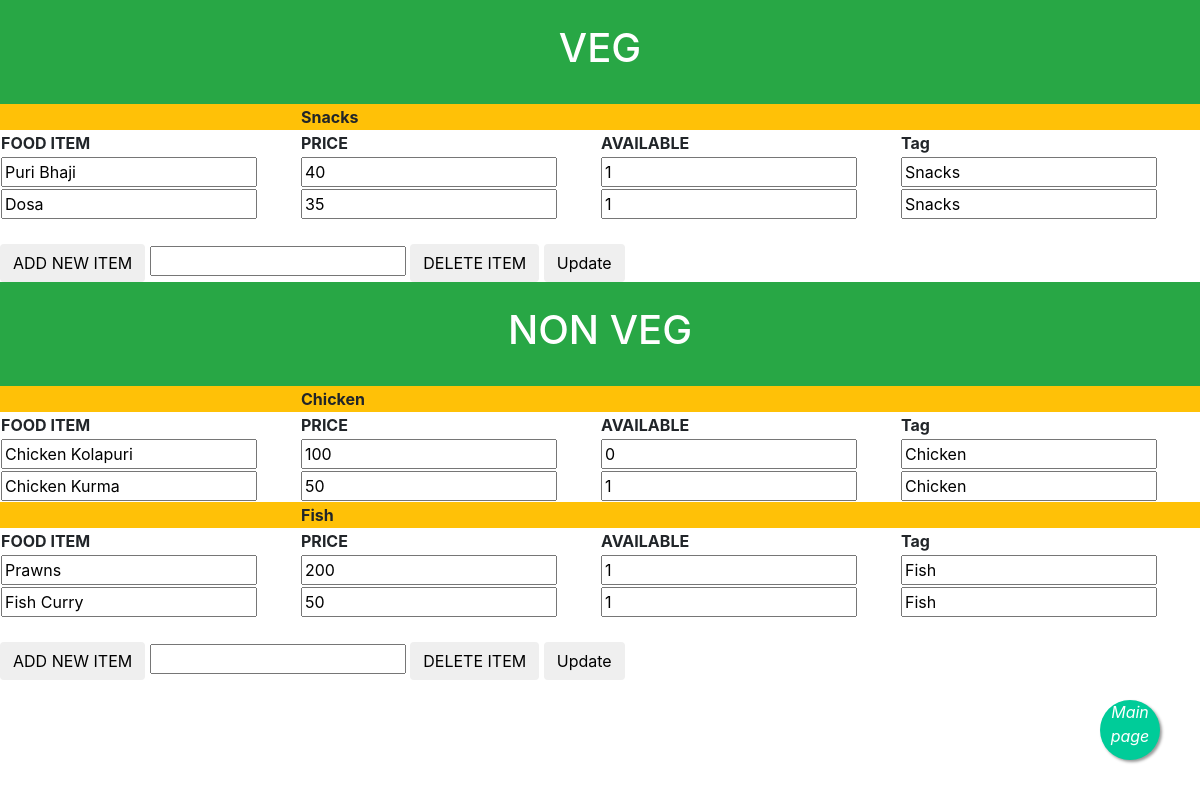
/nightcanteenmenuupdate.php (signed in), run on the app's committed database.
### tables this page shows
CREATE TABLE `night_canteen_veg` (
  `Food` varchar(50) NOT NULL,
  `price` int(4) NOT NULL,
  `availability` int(2) NOT NULL,
  `tag` varchar(50) DEFAULT NULL,
  `idd` int(11) NOT NULL
);

CREATE TABLE `night_canteen_nonveg` (
  `Food` varchar(50) NOT NULL,
  `price` int(4) NOT NULL,
  `availability` int(2) NOT NULL,
  `tag` varchar(50) DEFAULT NULL,
  `idd` int(11) NOT NULL
);

### nightcanteenmenuupdate.php (the view, shortened to what this page needs)
<?php include('server_admin.php') ?>
<?php
    $var = 1;
  	$varn = 1;
?>
<!DOCTYPE html>
<html lang="en">
  <head>
</head>
<link rel="stylesheet" href="https://maxcdn.bootstrapcdn.com/bootstrap/4.0.0-alpha.6/css/bootstrap.min.css">
<body>
<?php
$query = "select distinct(tag) from night_canteen_veg";
$result = mysqli_query($db,$query);
?>
<div class="bg-success text-white"><br><h1 align="center">VEG</h1> <br></div><form method="post" action="nightcanteenmenuupdate.php">
<table style="width:100%">
<?php
    while($row = mysqli_fetch_assoc($result)){
    	$tagg = $row['tag'];
    	?>
    	<tr class="bg-warning"><th></th><th><?php echo $tagg; ?></th><th></th><th></th></tr>
    	<?php
    	$query2 = "select * from night_canteen_veg where tag = '$tagg'";
    	$result1 = mysqli_query($db,$query2);
      ?>
	<tr>
		<th>FOOD ITEM</th>
		<th>PRICE</th>
		<th>AVAILABLE</th>
		<th>Tag</th>
	</tr>
	<?php while($row1 = mysqli_fetch_assoc($result1)) { ?>
      <tr>
        <th><input type="text" name="<?php echo $var ?>" value="<?php echo $row1['Food']; ?>"  >  </th>
        <th><input type="text" name="<?php echo $var+1 ?>" value="<?php echo $row1['price']; ?>" >  </th>
        <th><input type="text" name="<?php echo $var+2 ?>" value="<?php echo $row1['availability']; ?>" >  </th>
        <th><input type="text" name="<?php echo $var+3 ?>" value="<?php echo $row1['tag']; ?>" >  </th>
      </tr>
      <?php
      $var = $var + 5;
    }
}
?>
</table>
<br>
<button type="submit" class="btn" name="ADDITEMVEG">ADD NEW ITEM</button>
<input type="text" name="deletes" value="">
<button type="submit" class="btn" name="DELETEITEMVEG">DELETE ITEM</button>
<button type="submit" class="btn" name="UPDATEITEMVEG">Update</button>
</form>
<?php
$query = "select distinct(tag) from night_canteen_nonveg";
$result = mysqli_query($db,$query);
?>
<div class="bg-success text-white"><br><h1 align="center">NON VEG</h1> <br></div>
<form method="post" action="nightcanteenmenuupdate.php">
<table style="width:100%">
<?php
    while($row = mysqli_fetch_assoc($result)){
    	$tagg = $row['tag'];
    	?>
    	<tr class="bg-warning"><th></th><th><?php echo $tagg; ?></th><th></th><th></th></tr>
    	<?php
    	$query2 = "select * from night_canteen_nonveg where tag = '$tagg'";
    	$result1 = mysqli_query($db,$query2);
      ?>
	<tr>
		<th>FOOD ITEM</th>
		<th>PRICE</th>
		<th>AVAILABLE</th>
		<th>Tag</th>
	</tr>
	<?php while($row1 = mysqli_fetch_assoc($result1)) { ?>
      <tr>
        <th><input type="text" name="<?php echo $varn ?>" value="<?php echo $row1['Food']; ?>"  >  </th>
        <th><input type="text" name="<?php echo $varn+1 ?>" value="<?php echo $row1['price']; ?>" >  </th>
        <th><input type="text" name="<?php echo $varn+2 ?>" value="<?php echo $row1['availability']; ?>" >  </th>
        <th><input type="text" name="<?php echo $varn+3 ?>" value="<?php echo $row1['tag']; ?>" >  </th>
      </tr>
      <?php
      $varn = $varn + 5;
    }
}
?>
</table>
<br>
<button type="submit" class="btn" name="ADDITEMNONVEG">ADD NEW ITEM</button>
<input type="text" name="deletes" value="">
<button type="submit" class="btn" name="DELETEITEMNONVEG">DELETE ITEM</button>
<button type="submit" class="btn" name="UPDATEITEMNONVEG">Update</button>
</form>
</body>
<a href="main.php" class="float">
<i class="fa fa-plus my-float text-white" style="text-decoration: none;">Main page</i>
</a>
</html>

### nightcanteenmenuupdate.php (style rules this page uses)
.float { position:fixed; width:60px; height:60px; bottom:40px; right:40px; background-color:#0C9; color:#FFF; border-radius:50px; text-align:center; box-shadow: 2px 2px 3px #999; }
.my-float { margin-top:22px; }

### data on the page
night_canteen_veg: Food "Puri Bhaji", price "40", availability "1", tag "Snacks"
night_canteen_veg: Food "Dosa", price "35", availability "1", tag "Snacks"
night_canteen_nonveg: Food "Chicken Kolapuri", price "100", availability "0", tag "Chicken"
night_canteen_nonveg: Food "Chicken Kurma", price "50", availability "1", tag "Chicken"
night_canteen_nonveg: Food "Prawns", price "200", availability "1", tag "Fish"
night_canteen_nonveg: Food "Fish Curry", price "50", availability "1", tag "Fish"

### other printed values
$tagg "Snacks"
$tagg "Chicken"
$tagg "Fish"
